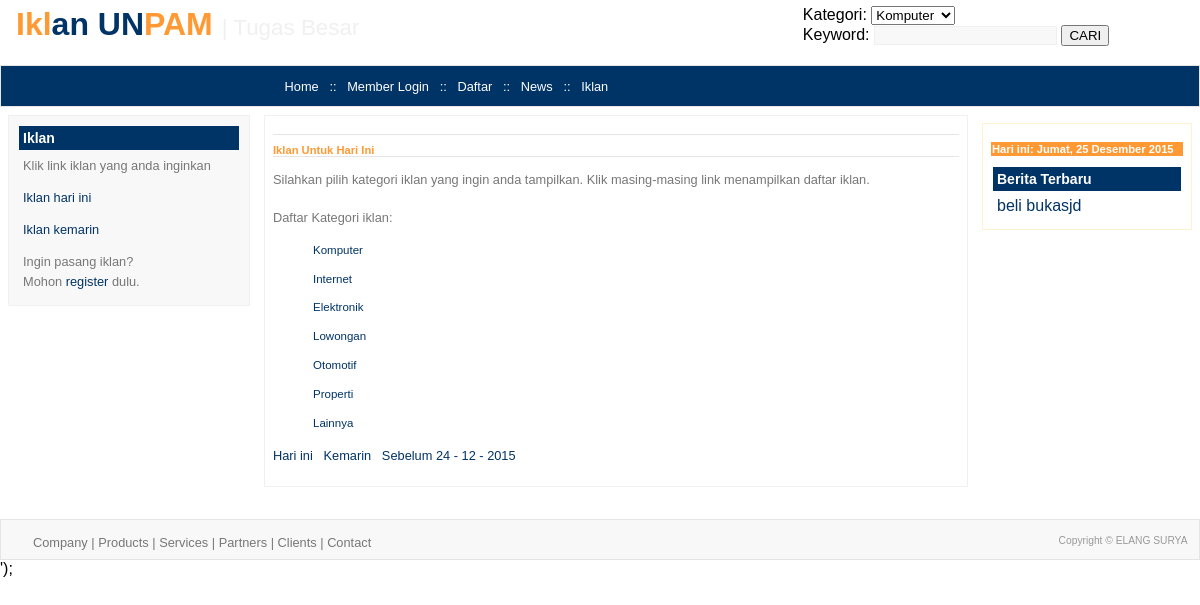
Screenshot of /iklan.php with the database file from the repository.
### tables this page shows
CREATE TABLE IF NOT EXISTS `tb_berita` (
`id_berita` int(4) NOT NULL,
  `jdl_berita` varchar(100) NOT NULL,
  `isi_berita` text NOT NULL,
  `tgl_berita` varchar(20) NOT NULL
);

CREATE TABLE IF NOT EXISTS `kategori` (
  `id_kategori` int(5) NOT NULL,
  `kategori` varchar(50) NOT NULL
);

### inc/class_halaman.php (called while the page is built, shortened)
<?php
class halaman
{
	var $tabel, $page, $file, $per_halaman, $jml_data, $jml_hal, $hasil_query;
	var $record, $last_page, $sebelumnya, $berikutnya, $tampilkan_hal;
	function set_tabel($nama_tabel)
	{
		$this->tabel = $nama_tabel;
	}
	function set_page($halaman)
	{
		$this->page = $halaman;
	}
	function set_pph($angka)
	{
		$this->per_halaman = $angka;
		return $this->per_halaman;
	}
	function get_record()
	{
		$hasil = $this->page * $this->per_halaman;
		$this->record = $hasil;
		return $this->record;
	}
	function query_SQL($q = 1, $id='', $isi='', $lainnya='')
	{
		if ($q == 1)
			$query = mysql_query("SELECT * FROM $this->tabel");
		else if ($q == 2)
			$query = mysql_query("SELECT * FROM $this->tabel WHERE $id='$isi'");
		else if ($q == 3)
			$query = mysql_query("SELECT * FROM $this->tabel WHERE $id='$isi' ORDER BY
				$lainnya DESC LIMIT $this->record, $this->per_halaman");
		else
			$query = mysql_query($q);
		$this->hasil_query = $query;
		return $this->hasil_query;
	}
}
?>

### inc/konfig.php (called while the page is built, shortened)
<?php
$u_jbph = 2;
?>

### inc/fungsi.php (called while the page is built, shortened)
<?php
	function filter_str($string, $lainnya='')
	{
		if ($lainnya == '')
			$filter = ereg_replace('[^a-zA-Z0-9_]', '', $string);
		else
			$filter = ereg_replace("[^a-zA-Z0-9_$lainnya]", '', $string);
		return $filter;
	}
?>

### inc/class_waktu.php (called while the page is built, shortened)
<?php
class waktu
{
	var $date, $bulan, $year, $jml_hari, $is_kabisat;
	function set_date()
	{
		$this->date = date('d');
		$this->bulan = date('m');
		$this->year = date('Y');
	}
	function set_mode($pilihan)
	{
		$this->mode = $pilihan;
	}
	function set_tgl($format = 0, $angka = 1)
	{
		$bulan = $this->bulan;
		$thn = $this->year;
		if ($this->mode == 0)
		{
			$tgl = $this->date - $angka;
		}
		else
			$tgl = $this->date;
		if ($format == 0 || $format != 1)
			$this->hasil = "$tgl - $bulan - $thn";
		else
			$this->hasil = mktime(0, 0, 0, $bulan, $tgl, $thn);
		return $this->hasil;
	}
}
?>

### iklan.php (the view, shortened to what this page needs)
<?php
include ('inc/fungsi.php');
include ('template/var_utama.php');
include ('inc/class_waktu.php');
$proses = $_GET['proses'];
if ($proses == '')
	$proses = 'view';
	$proses = filter_str($proses);
	switch ($proses)
	{
		case 'view':
		$hari = $_GET['hari'];
		if ($hari == '')
			$hari = 'today';
		$hari = filter_str($hari);
		$waktu = new waktu;
		$waktu->set_date();
		$waktu->set_mode(0);
		$kemarin = $waktu->set_tgl(0, 1);
		if ($hari == 'today')
			$heading = "<h2>Iklan Untuk Hari Ini</h2>\n";
		else if ($hari == 'kemarin') {
			$heading = "<h2>Iklan kemarin, $kemarin</h2>\n";
		}
		else
			$heading = "<h2>Iklan sebelum tanggal $kemarin</h2>\n";
		$iklan = "<p>Silahkan pilih kategori iklan yang ingin anda tampilkan. \n"
		."Klik masing-masing link menampilkan daftar iklan.<br><br>\n"
		."Daftar Kategori iklan: </p>\n"
		."<ul>\n";
		$a="select * from kategori";
		$b=mysql_query($a);
		while ($c=mysql_fetch_array($b)) {
		$iklan.="<li><p><a href='iklan.php?proses=show&hari=$hari&kat=$c[id_kategori]'>$c[kategori]</a></p></li>\n";
		}
		$iklan.="</ul>\n"
		."<p><a href='iklan.php?proses=view&hari=today'>Hari ini</a> &nbsp \n"
		."<a href='iklan.php?proses=view&hari=kemarin'>Kemarin</a> &nbsp \n"
		."<a href='iklan.php?proses=view&hari=lama'>Sebelum $kemarin</a></p>\n";
		break;
	}
?>

### template/var_utama.php (shortened to what this page needs)
<?php
include('inc/class_halaman.php');
include('inc/konfig.php');
$menu = "<a title='Halaman Utama' href='index.php'>Home</a> &nbsp :: &nbsp \n"
."<a title='Halaman Login' href='login.php'>Member Login</a> &nbsp :: &nbsp \n"
."<a title='Form Pendaftaran' href='daftar.php'>Daftar</a> &nbsp :: &nbsp \n"
."<a title='Berita Terbaru' href='news.php'>News</a> &nbsp :: &nbsp \n"
."<a title='Daftar Iklan' href='iklan.php'>Iklan</a>\n";
$page = $_GET['page'];
if ($page == '')
	$page = 0;
$page = filter_str($page);
$hal = new halaman;
$hal->set_tabel('tb_berita');
$hal->set_page($page);
$pph = $hal->set_pph($u_jbph);
$hal->query_SQL(1);
$hal->get_jml_hal();
$record = $hal->get_record();
$hasil = $hal->query_SQL("SELECT * FROM tb_berita ORDER BY id_berita DESC LIMIT $record, $pph");
$daftar_berita = "<table border='0' cellpadding='4' width='100%'>\n"
."<tr bgcolor='#003366'>\n"
."	<td class='putih'><b>Berita Terbaru</b></td>\n </tr> \n";
while ($data = mysql_fetch_array($hasil)) {
	$link = "<a class='iklan' href='news.php?proses=full_news&id="
	.$data[id_berita]."'>$data[jdl_berita]</a>";
	$daftar_berita .= "<tr><td class='kecil'>$link</td></tr>\n";
}
$hal->set_hal();
$daftar_berita .= "</table>\n<font size=-2>"
.$hal->show_page("index.php?proses=view")."</font>\n";
$iklan_sisi = "<table border='0' cellpadding='4' width='100%'>\n"
."<tr bgcolor='#003366'>\n"
." <td class='putih'>Iklan</td>\n</tr>\n"
."<tr>\n <td>\n"
."<p>Klik link iklan yang anda inginkan</p>\n"
."<p><a href='iklan.php?proses=view&hari=today'>Iklan hari ini</a></p>\n"
."<p><a href='iklan.php?proses=view&hari=kemarin'>Iklan kemarin</a></p>\n"
."<p>Ingin pasang iklan? <br>"
."Mohon <a href='daftar.php'>register</a> dulu.</p>\n"
." </td>\n</tr>\n</table>\n";
$cari = "<form action='cari.php' method='get'>\n"
."<table border='0' cellpadding='4'>\n"
."<tr> \n<td>\n"
."Kategori: <select name='kat'>\n";
	$a="select * from kategori";
		$b=mysql_query($a);
		while ($c=mysql_fetch_array($b)) {
		$cari.="<option value='$c[id_kategori]'>$c[kategori]</option>\n";
		}
$cari.="</select>\n<br>"
."Keyword: <input type='text' name='keyword' class='searchbox'>\n"
."<input type='submit' value='CARI'>\n"
."</td></tr></table>\n</form>\n";
?>

### rows the page displays
tb_berita: jdl_berita "beli bukasjd"
kategori: kategori "Komputer"
kategori: kategori "Internet"
kategori: kategori "Elektronik"
kategori: kategori "Lowongan"
kategori: kategori "Otomotif"
kategori: kategori "Properti"
kategori: kategori "Lainnya"

### other values shown
$kemarin "24 - 12 - 2015"
form field kat "Komputer"
